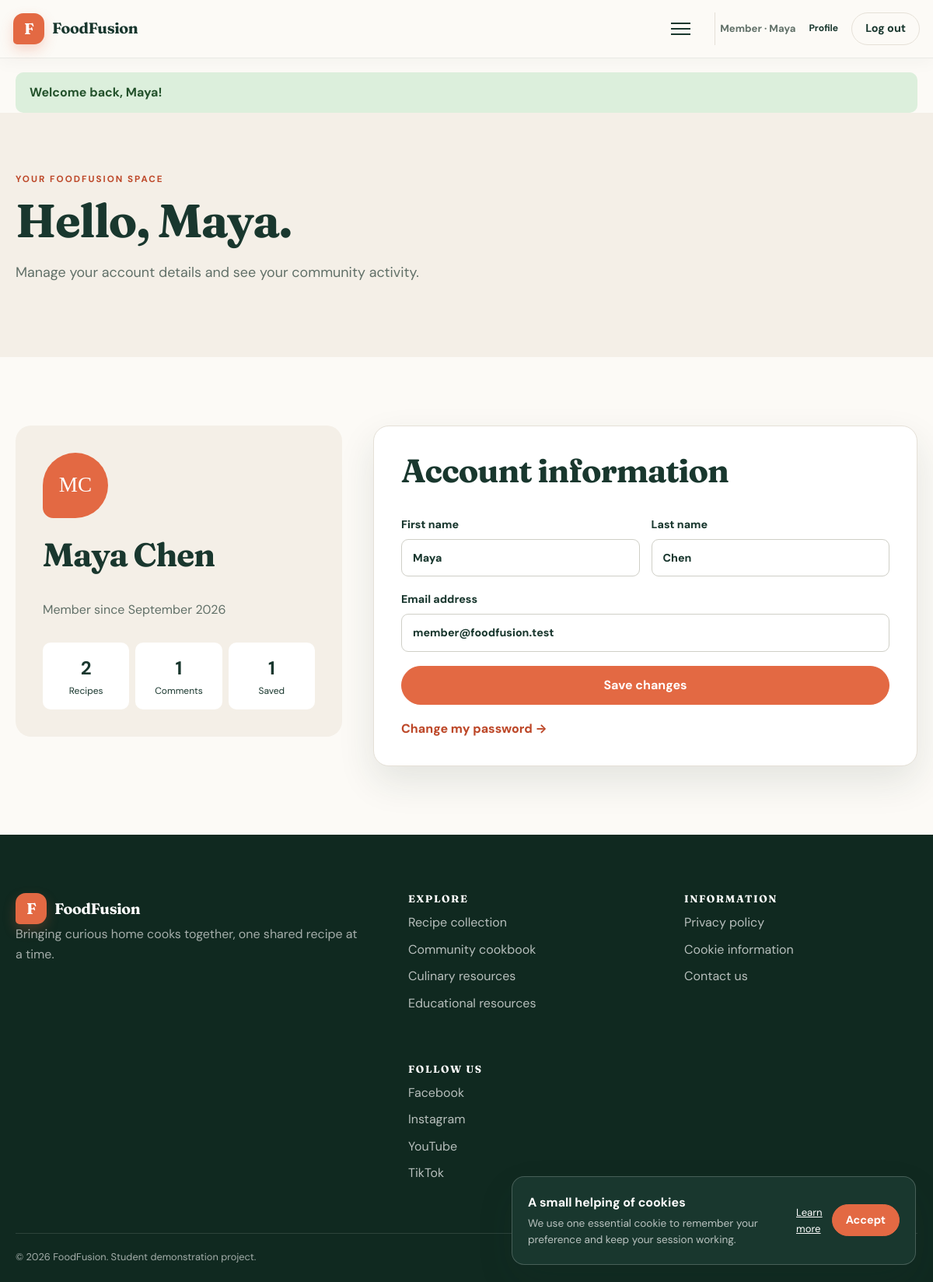
The app's page /profile.php (signed in) with its own data.
### tables this page shows
CREATE TABLE IF NOT EXISTS users (
    user_id INT UNSIGNED AUTO_INCREMENT PRIMARY KEY,
    first_name VARCHAR(50) NOT NULL,
    last_name VARCHAR(50) NOT NULL,
    email VARCHAR(100) NOT NULL UNIQUE,
    password_hash VARCHAR(255) NOT NULL,
    failed_attempts TINYINT UNSIGNED NOT NULL DEFAULT 0,
    locked_until DATETIME NULL,
    role ENUM('member', 'admin') NOT NULL DEFAULT 'member',
    created_at DATETIME NOT NULL DEFAULT CURRENT_TIMESTAMP,
    updated_at DATETIME NOT NULL DEFAULT CURRENT_TIMESTAMP
        ON UPDATE CURRENT_TIMESTAMP
);

### includes/functions.php (called while the page is built, shortened)
<?php
function e(?string $value): string
{
    return htmlspecialchars($value ?? '', ENT_QUOTES, 'UTF-8');
}
function url(string $path = ''): string
{
    return BASE_URL . ($path === '' ? '' : '/' . ltrim($path, '/'));
}
function is_logged_in(): bool
{
    return isset($_SESSION['user']);
}
function current_user(): ?array
{
    return $_SESSION['user'] ?? null;
}
function is_admin(): bool
{
    return is_logged_in() && current_user()['role'] === 'admin';
}
function home_page(): string
{
    return is_admin() ? 'admin.php' : (is_logged_in() ? 'member.php' : 'index.php');
}
function get_flash(): ?array
{
    $flash = $_SESSION['flash'] ?? null;
    return $flash;
}

### profile.php (the view, shortened to what this page needs)
<?php
require_once __DIR__ . '/config/app.php';
$userId = current_user()['user_id'];
$statement = $pdo->prepare('SELECT first_name, last_name, email, role, created_at FROM users WHERE user_id = ?');
$statement->execute([$userId]);
$account = $statement->fetch();
$stats = $pdo->prepare(
    "SELECT
        (SELECT COUNT(*) FROM recipes WHERE user_id = ?) AS recipes,
        (SELECT COUNT(*) FROM comments WHERE user_id = ?) AS comments,
        (SELECT COUNT(*) FROM interactions WHERE user_id = ? AND interaction_type = 'save') AS saved"
);
$stats->execute([$userId, $userId, $userId]);
$stats = $stats->fetch();
require __DIR__ . '/includes/header.php';
?>
<section class="page-hero compact-hero">
    <div class="container">
        <p class="eyebrow">Your FoodFusion space</p>
        <h1>Hello, <?= e($account['first_name']) ?>.</h1>
        <p>Manage your account details and see your community activity.</p>
    </div>
</section>
<section class="section">
    <div class="container profile-layout">
        <aside class="profile-summary">
            <div class="initial-avatar coral"><?= e(strtoupper(substr($account['first_name'], 0, 1) . substr($account['last_name'], 0, 1))) ?></div>
            <h2><?= e($account['first_name'] . ' ' . $account['last_name']) ?></h2>
            <p>Member since <?= e(date('F Y', strtotime($account['created_at']))) ?></p>
            <div class="stats-grid"><div><strong><?= (int) $stats['recipes'] ?></strong><span>Recipes</span></div><div><strong><?= (int) $stats['comments'] ?></strong><span>Comments</span></div><div><strong><?= (int) $stats['saved'] ?></strong><span>Saved</span></div></div>
        </aside>
        <div class="form-card">
            <h2>Account information</h2>
            <form class="stack-form" method="post">
                <div class="form-row">
                    <label>First name<input type="text" name="first_name" maxlength="50" value="<?= e($firstName ?? $account['first_name']) ?>" required></label>
                    <label>Last name<input type="text" name="last_name" maxlength="50" value="<?= e($lastName ?? $account['last_name']) ?>" required></label>
                </div>
                <label>Email address<input type="email" name="email" maxlength="100" value="<?= e($email ?? $account['email']) ?>" required></label>
                <button class="button" type="submit">Save changes</button>
                <a class="arrow-link" href="<?= url('change-password.php') ?>">Change my password &rarr;</a>
            </form>
        </div>
    </div>
</section>
<?php require __DIR__ . '/includes/footer.php'; ?>

### includes/header.php (shortened to what this page needs)
<?php
$flash = get_flash();
$user = current_user();
?>
<!DOCTYPE html>
<html lang="en">
<head>
    <link rel="stylesheet" href="<?= url('assets/css/style.css?v=' . filemtime(__DIR__ . '/../assets/css/style.css')) ?>">
</head>
<body data-base-url="<?= BASE_URL ?>">
<header class="site-header">
    <nav class="nav container" aria-label="Main navigation">
        <a class="brand" href="<?= url(home_page()) ?>" aria-label="FoodFusion home">
            <span class="brand-mark">F</span>
            <span>FoodFusion</span>
        </a>
        <button class="nav-toggle" type="button" aria-expanded="false" aria-controls="nav-links">
            <span></span><span></span><span></span>
        </button>
        <div class="nav-actions <?= $user ? 'has-user' : '' ?>">
            <?php if ($user): ?>
                <span class="nav-user"><?= is_admin() ? 'Admin' : 'Member' ?> &middot; <?= e($user['first_name']) ?></span>
                <a class="text-link" href="<?= url('profile.php') ?>">Profile</a>
                <form action="<?= url('logout.php') ?>" method="post">
                    <button class="button button-small button-outline" type="submit">Log out</button>
                </form>
            <?php else: ?>
                <a class="text-link" href="<?= url('login.php') ?>">Log in</a>
                <a class="button button-small" href="<?= url('register.php') ?>" data-open-join>Join us</a>
            <?php endif; ?>
        </div>
    </nav>
</header>
<?php if ($flash): ?>
    <div class="flash flash-<?= e($flash['type']) ?> container" role="status">
        <?= e($flash['message']) ?>
    </div>
<?php endif; ?>
<main id="main-content">

### records on screen
users: first_name "Maya", first_name+last_name "MC", first_name+last_name "Maya Chen", created_at "September 2026", last_name "Chen", email "member@foodfusion.test"

### other values on screen
$flash['message'] "Welcome back, Maya!"
$stats['recipes'] "2"
$stats['comments'] "1"
$stats['saved'] "1"
